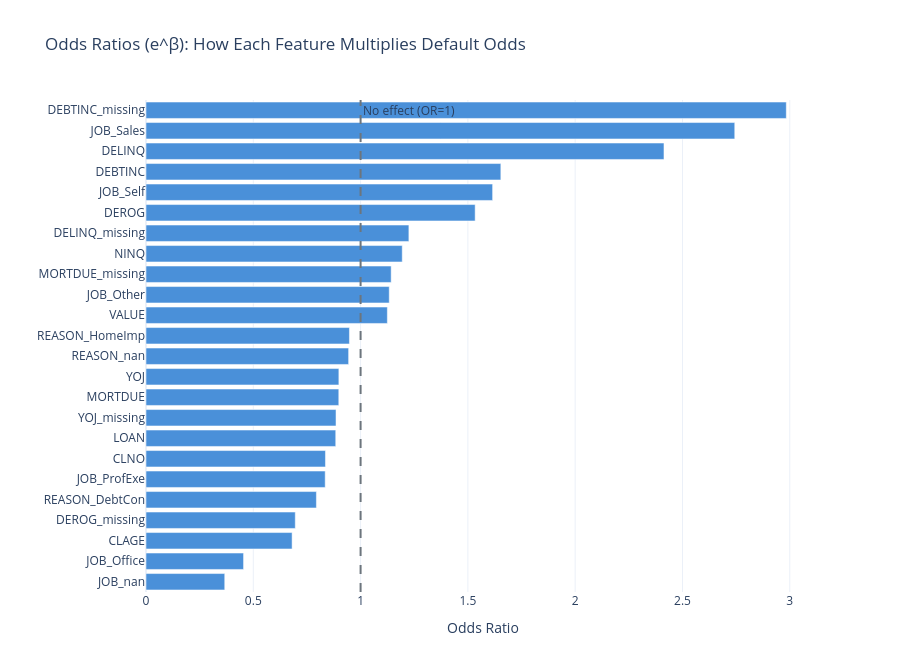

Notebook source saved alongside this figure:
### Code cell
# Odds ratio chart
coef_significant = coef_df[coef_df["coefficient"].abs() > 0.05].copy()
coef_significant = coef_significant.sort_values("odds_ratio", ascending=True)

fig_or = px.bar(
    coef_significant, x="odds_ratio", y="feature", orientation="h",
    title="Odds Ratios (e^β): How Each Feature Multiplies Default Odds",
    height=max(400, len(coef_significant) * 28),
    color_discrete_sequence=[COLORS["accent"]],
)
fig_or.add_vline(x=1.0, line_dash="dash", line_color=COLORS["gray"],
                 annotation_text="No effect (OR=1)")
fig_or.update_layout(yaxis_title="", xaxis_title="Odds Ratio")
fig_or.show()
save_chart(fig_or, MODEL_SLUG, "odds_ratios")

### Figure 1 — Plotly figure (JSON) as saved in the notebook; plotly's stock layout.template omitted (floating-point values rounded to 4 significant figures)
{"data": [{"hovertemplate": "odds_ratio=%{x}<br>feature=%{y}<extra></extra>", "legendgroup": "", "marker": {"color": "#4A90D9", "pattern": {"shape": ""}}, "name": "", "orientation": "h", "showlegend": false, "textposition": "auto", "type": "bar", "x": [0.3669, 0.4546, 0.6809, 0.6957, 0.7941, 0.8351, 0.8363, 0.8842, 0.8855, 0.8984, 0.8987, 0.9442, 0.948, 1.125, 1.134, 1.142, 1.194, 1.225, 1.534, 1.615, 1.654, 2.414, 2.744, 2.984], "xaxis": "x", "y": ["JOB_nan", "JOB_Office", "CLAGE", "DEROG_missing", "REASON_DebtCon", "JOB_ProfExe", "CLNO", "LOAN", "YOJ_missing", "MORTDUE", "YOJ", "REASON_nan", "REASON_HomeImp", "VALUE", "JOB_Other", "MORTDUE_missing", "NINQ", "DELINQ_missing", "DEROG", "JOB_Self", "DEBTINC", "DELINQ", "JOB_Sales", "DEBTINC_missing"], "yaxis": "y"}], "layout": {"annotations": [{"showarrow": false, "text": "No effect (OR=1)", "x": 1, "xanchor": "left", "xref": "x", "y": 1, "yanchor": "top", "yref": "y domain"}], "barmode": "relative", "height": 672, "legend": {"tracegroupgap": 0}, "shapes": [{"line": {"color": "#6c757d", "dash": "dash"}, "type": "line", "x0": 1, "x1": 1, "xref": "x", "y0": 0, "y1": 1, "yref": "y domain"}], "title": {"text": "Odds Ratios (e^β): How Each Feature Multiplies Default Odds"}, "xaxis": {"anchor": "y", "domain": [0, 1], "title": {"text": "Odds Ratio"}}, "yaxis": {"anchor": "x", "domain": [0, 1], "title": {"text": ""}}}}
